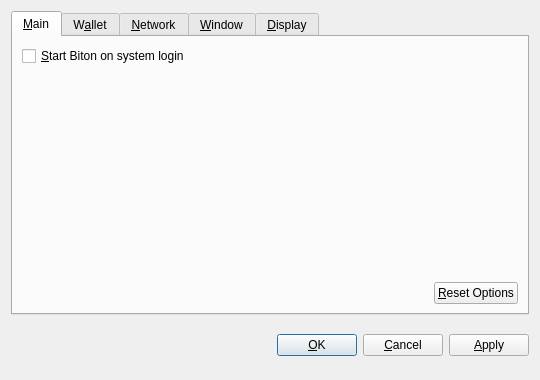
<?xml version="1.0" encoding="UTF-8"?>
<ui version="4.0">
 <class>OptionsDialog</class>
 <widget class="QDialog" name="OptionsDialog">
  <property name="geometry">
   <rect>
    <x>0</x>
    <y>0</y>
    <width>540</width>
    <height>380</height>
   </rect>
  </property>
  <property name="windowTitle">
   <string>Options</string>
  </property>
  <property name="modal">
   <bool>true</bool>
  </property>
  <layout class="QVBoxLayout" name="verticalLayout">
   <item>
    <widget class="QTabWidget" name="tabWidget">
     <property name="tabPosition">
      <enum>QTabWidget::North</enum>
     </property>
     <property name="currentIndex">
      <number>0</number>
     </property>
     <widget class="QWidget" name="tabMain">
      <attribute name="title">
       <string>&amp;Main</string>
      </attribute>
      <layout class="QVBoxLayout" name="verticalLayout_Main">
       <item>
        <widget class="QCheckBox" name="bitonAtStartup">
         <property name="toolTip">
          <string>Automatically start Biton after logging in to the system.</string>
         </property>
         <property name="text">
          <string>&amp;Start Biton on system login</string>
         </property>
        </widget>
       </item>
       <item>
        <spacer name="verticalSpacer_Main">
         <property name="orientation">
          <enum>Qt::Vertical</enum>
         </property>
         <property name="sizeHint" stdset="0">
          <size>
           <width>20</width>
           <height>40</height>
          </size>
         </property>
        </spacer>
       </item>
       <item>
        <layout class="QHBoxLayout" name="horizontalLayout_2_Main">
         <item>
          <spacer name="horizontalSpacer_2_Main">
           <property name="orientation">
            <enum>Qt::Horizontal</enum>
           </property>
           <property name="sizeHint" stdset="0">
            <size>
             <width>40</width>
             <height>20</height>
            </size>
           </property>
          </spacer>
         </item>
         <item>
          <widget class="QPushButton" name="resetButton">
           <property name="toolTip">
            <string>Reset all client options to default.</string>
           </property>
           <property name="text">
            <string>&amp;Reset Options</string>
           </property>
           <property name="autoDefault">
            <bool>false</bool>
           </property>
          </widget>
         </item>
        </layout>
       </item>
      </layout>
     </widget>
     <widget class="QWidget" name="tabWallet">
      <attribute name="title">
       <string>W&amp;allet</string>
      </attribute>
      <layout class="QVBoxLayout" name="verticalLayout_Network">
       <item>
        <widget class="QLabel" name="transactionFeeInfoLabel">
         <property name="text">
          <string>Optional transaction fee per kB that helps make sure your transactions are processed quickly. Most transactions are 1 kB.</string>
         </property>
         <property name="textFormat">
          <enum>Qt::PlainText</enum>
         </property>
         <property name="wordWrap">
          <bool>true</bool>
         </property>
        </widget>
       </item>
       <item>
        <layout class="QHBoxLayout" name="horizontalLayout_1_Main">
         <item>
          <widget class="QLabel" name="transactionFeeLabel">
           <property name="text">
            <string>Pay transaction &amp;fee</string>
           </property>
           <property name="textFormat">
            <enum>Qt::PlainText</enum>
           </property>
           <property name="buddy">
            <cstring>transactionFee</cstring>
           </property>
          </widget>
         </item>
         <item>
          <widget class="BitonAmountField" name="transactionFee"/>
         </item>
         <item>
          <spacer name="horizontalSpacer_1_Main">
           <property name="orientation">
            <enum>Qt::Horizontal</enum>
           </property>
           <property name="sizeHint" stdset="0">
            <size>
             <width>40</width>
             <height>20</height>
            </size>
           </property>
          </spacer>
         </item>
        </layout>
       </item>
       <item>
        <widget class="QLabel" name="label">
         <property name="text">
          <string>If you disable the spending of unconfirmed change, the change from a transaction cannot be used until that transaction has at least one confirmation. This also affects how your balance is computed.</string>
         </property>
         <property name="wordWrap">
          <bool>true</bool>
         </property>
        </widget>
       </item>
       <item>
        <widget class="QCheckBox" name="spendZeroConfChange">
         <property name="text">
          <string>Spend unconfirmed change  (experts only)</string>
         </property>
        </widget>
       </item>
       <item>
        <spacer name="verticalSpacer">
         <property name="orientation">
          <enum>Qt::Vertical</enum>
         </property>
         <property name="sizeHint" stdset="0">
          <size>
           <width>20</width>
           <height>40</height>
          </size>
         </property>
        </spacer>
       </item>
      </layout>
     </widget>
     <widget class="QWidget" name="tabNetwork">
      <attribute name="title">
       <string>&amp;Network</string>
      </attribute>
      <layout class="QVBoxLayout" name="verticalLayout_Network">
       <item>
        <widget class="QCheckBox" name="mapPortUpnp">
         <property name="toolTip">
          <string>Automatically open the Biton client port on the router. This only works when your router supports UPnP and it is enabled.</string>
         </property>
         <property name="text">
          <string>Map port using &amp;UPnP</string>
         </property>
        </widget>
       </item>
       <item>
        <widget class="QCheckBox" name="connectSocks">
         <property name="toolTip">
          <string>Connect to the Biton network through a SOCKS proxy (e.g. when connecting through Tor).</string>
         </property>
         <property name="text">
          <string>&amp;Connect through SOCKS proxy:</string>
         </property>
        </widget>
       </item>
       <item>
        <layout class="QHBoxLayout" name="horizontalLayout_Network">
         <item>
          <widget class="QLabel" name="proxyIpLabel">
           <property name="text">
            <string>Proxy &amp;IP:</string>
           </property>
           <property name="textFormat">
            <enum>Qt::PlainText</enum>
           </property>
           <property name="buddy">
            <cstring>proxyIp</cstring>
           </property>
          </widget>
         </item>
         <item>
          <widget class="QValidatedLineEdit" name="proxyIp">
           <property name="maximumSize">
            <size>
             <width>140</width>
             <height>16777215</height>
            </size>
           </property>
           <property name="toolTip">
            <string>IP address of the proxy (e.g. 127.0.0.1)</string>
           </property>
          </widget>
         </item>
         <item>
          <widget class="QLabel" name="proxyPortLabel">
           <property name="text">
            <string>&amp;Port:</string>
           </property>
           <property name="textFormat">
            <enum>Qt::PlainText</enum>
           </property>
           <property name="buddy">
            <cstring>proxyPort</cstring>
           </property>
          </widget>
         </item>
         <item>
          <widget class="QLineEdit" name="proxyPort">
           <property name="maximumSize">
            <size>
             <width>55</width>
             <height>16777215</height>
            </size>
           </property>
           <property name="toolTip">
            <string>Port of the proxy (e.g. 9050)</string>
           </property>
          </widget>
         </item>
         <item>
          <widget class="QLabel" name="socksVersionLabel">
           <property name="text">
            <string>SOCKS &amp;Version:</string>
           </property>
           <property name="textFormat">
            <enum>Qt::PlainText</enum>
           </property>
           <property name="buddy">
            <cstring>socksVersion</cstring>
           </property>
          </widget>
         </item>
         <item>
          <widget class="QValueComboBox" name="socksVersion">
           <property name="toolTip">
            <string>SOCKS version of the proxy (e.g. 5)</string>
           </property>
          </widget>
         </item>
         <item>
          <spacer name="horizontalSpacer_Network">
           <property name="orientation">
            <enum>Qt::Horizontal</enum>
           </property>
           <property name="sizeHint" stdset="0">
            <size>
             <width>40</width>
             <height>20</height>
            </size>
           </property>
          </spacer>
         </item>
        </layout>
       </item>
       <item>
        <spacer name="verticalSpacer_Network">
         <property name="orientation">
          <enum>Qt::Vertical</enum>
         </property>
         <property name="sizeHint" stdset="0">
          <size>
           <width>20</width>
           <height>40</height>
          </size>
         </property>
        </spacer>
       </item>
      </layout>
     </widget>
     <widget class="QWidget" name="tabWindow">
      <attribute name="title">
       <string>&amp;Window</string>
      </attribute>
      <layout class="QVBoxLayout" name="verticalLayout_Window">
       <item>
        <widget class="QCheckBox" name="minimizeToTray">
         <property name="toolTip">
          <string>Show only a tray icon after minimizing the window.</string>
         </property>
         <property name="text">
          <string>&amp;Minimize to the tray instead of the taskbar</string>
         </property>
        </widget>
       </item>
       <item>
        <widget class="QCheckBox" name="minimizeOnClose">
         <property name="toolTip">
          <string>Minimize instead of exit the application when the window is closed. When this option is enabled, the application will be closed only after selecting Quit in the menu.</string>
         </property>
         <property name="text">
          <string>M&amp;inimize on close</string>
         </property>
        </widget>
       </item>
       <item>
        <spacer name="verticalSpacer_Window">
         <property name="orientation">
          <enum>Qt::Vertical</enum>
         </property>
         <property name="sizeHint" stdset="0">
          <size>
           <width>20</width>
           <height>40</height>
          </size>
         </property>
        </spacer>
       </item>
      </layout>
     </widget>
     <widget class="QWidget" name="tabDisplay">
      <attribute name="title">
       <string>&amp;Display</string>
      </attribute>
      <layout class="QVBoxLayout" name="verticalLayout_Display">
       <item>
        <layout class="QHBoxLayout" name="horizontalLayout_1_Display">
         <item>
          <widget class="QLabel" name="langLabel">
           <property name="text">
            <string>User Interface &amp;language:</string>
           </property>
           <property name="textFormat">
            <enum>Qt::PlainText</enum>
           </property>
           <property name="buddy">
            <cstring>lang</cstring>
           </property>
          </widget>
         </item>
         <item>
          <widget class="QValueComboBox" name="lang">
           <property name="toolTip">
            <string>The user interface language can be set here. This setting will take effect after restarting Biton.</string>
           </property>
          </widget>
         </item>
        </layout>
       </item>
       <item>
        <layout class="QHBoxLayout" name="horizontalLayout_2_Display">
         <item>
          <widget class="QLabel" name="unitLabel">
           <property name="text">
            <string>&amp;Unit to show amounts in:</string>
           </property>
           <property name="textFormat">
            <enum>Qt::PlainText</enum>
           </property>
           <property name="buddy">
            <cstring>unit</cstring>
           </property>
          </widget>
         </item>
         <item>
          <widget class="QValueComboBox" name="unit">
           <property name="toolTip">
            <string>Choose the default subdivision unit to show in the interface and when sending coins.</string>
           </property>
          </widget>
         </item>
        </layout>
       </item>
       <item>
        <widget class="QCheckBox" name="displayAddresses">
         <property name="toolTip">
          <string>Whether to show Biton addresses in the transaction list or not.</string>
         </property>
         <property name="text">
          <string>&amp;Display addresses in transaction list</string>
         </property>
        </widget>
       </item>
       <item>
        <widget class="QCheckBox" name="coinControlFeatures">
         <property name="toolTip">
          <string>Whether to show coin control features or not.</string>
         </property>
         <property name="text">
          <string>Display coin &amp;control features (experts only!)</string>
         </property>
        </widget>
       </item>
       <item>
        <spacer name="verticalSpacer_Display">
         <property name="orientation">
          <enum>Qt::Vertical</enum>
         </property>
         <property name="sizeHint" stdset="0">
          <size>
           <width>20</width>
           <height>40</height>
          </size>
         </property>
        </spacer>
       </item>
      </layout>
     </widget>
    </widget>
   </item>
   <item>
    <layout class="QHBoxLayout" name="horizontalLayout_Buttons">
     <item>
      <spacer name="horizontalSpacer_1">
       <property name="orientation">
        <enum>Qt::Horizontal</enum>
       </property>
       <property name="sizeHint" stdset="0">
        <size>
         <width>40</width>
         <height>48</height>
        </size>
       </property>
      </spacer>
     </item>
     <item>
      <widget class="QLabel" name="statusLabel">
       <property name="font">
        <font>
         <weight>75</weight>
         <bold>true</bold>
        </font>
       </property>
       <property name="text">
        <string/>
       </property>
       <property name="textFormat">
        <enum>Qt::PlainText</enum>
       </property>
       <property name="wordWrap">
        <bool>true</bool>
       </property>
      </widget>
     </item>
     <item>
      <spacer name="horizontalSpacer_2">
       <property name="orientation">
        <enum>Qt::Horizontal</enum>
       </property>
       <property name="sizeHint" stdset="0">
        <size>
         <width>40</width>
         <height>48</height>
        </size>
       </property>
      </spacer>
     </item>
     <item>
      <widget class="QPushButton" name="okButton">
       <property name="text">
        <string>&amp;OK</string>
       </property>
      </widget>
     </item>
     <item>
      <widget class="QPushButton" name="cancelButton">
       <property name="text">
        <string>&amp;Cancel</string>
       </property>
       <property name="autoDefault">
        <bool>false</bool>
       </property>
      </widget>
     </item>
     <item>
      <widget class="QPushButton" name="applyButton">
       <property name="text">
        <string>&amp;Apply</string>
       </property>
       <property name="autoDefault">
        <bool>false</bool>
       </property>
      </widget>
     </item>
    </layout>
   </item>
  </layout>
 </widget>
 <customwidgets>
  <customwidget>
   <class>BitonAmountField</class>
   <extends>QSpinBox</extends>
   <header>bitonamountfield.h</header>
  </customwidget>
  <customwidget>
   <class>QValueComboBox</class>
   <extends>QComboBox</extends>
   <header>qvaluecombobox.h</header>
  </customwidget>
  <customwidget>
   <class>QValidatedLineEdit</class>
   <extends>QLineEdit</extends>
   <header>qvalidatedlineedit.h</header>
  </customwidget>
 </customwidgets>
 <resources/>
 <connections/>
</ui>
